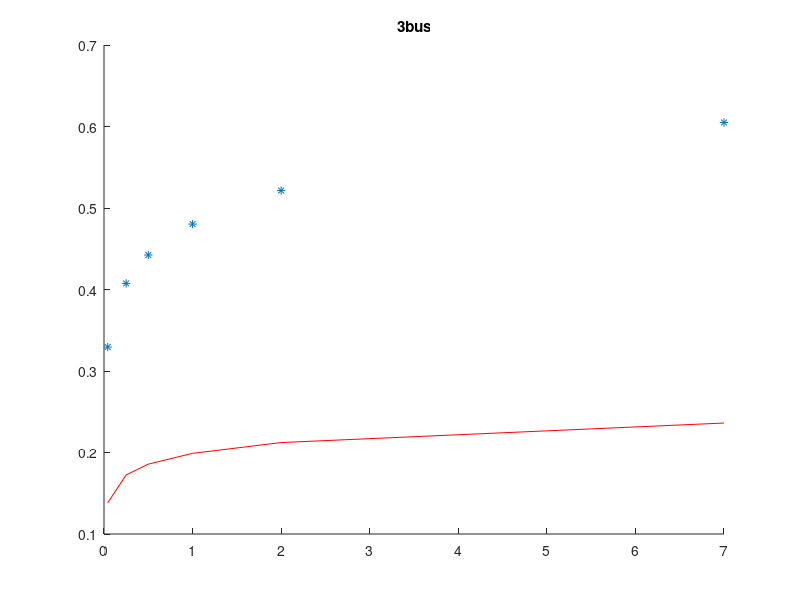
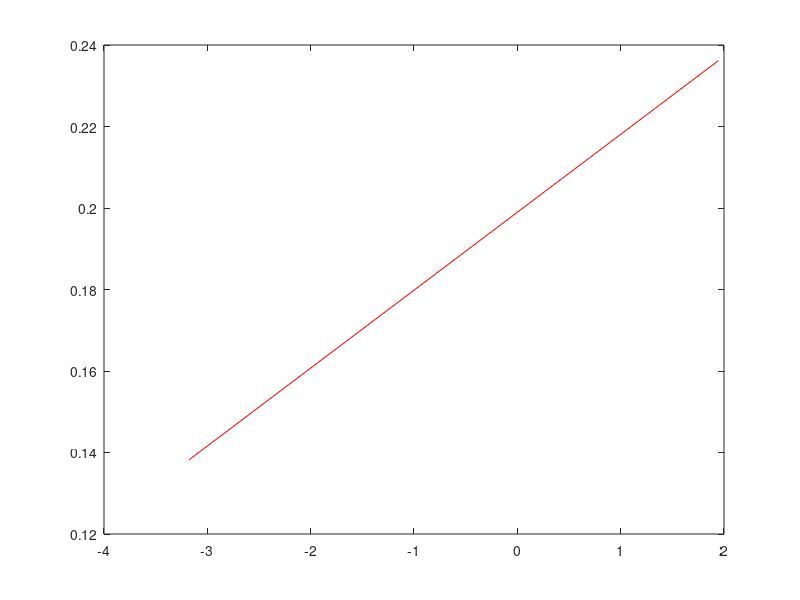
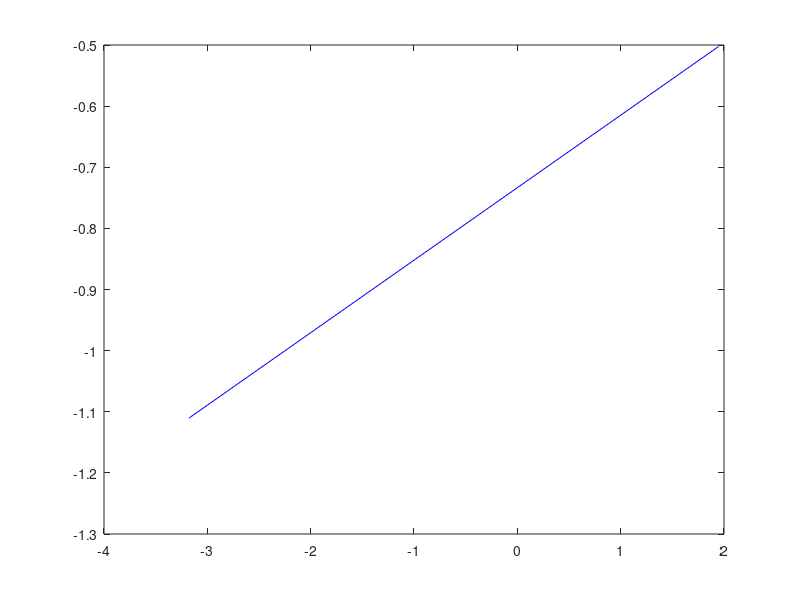
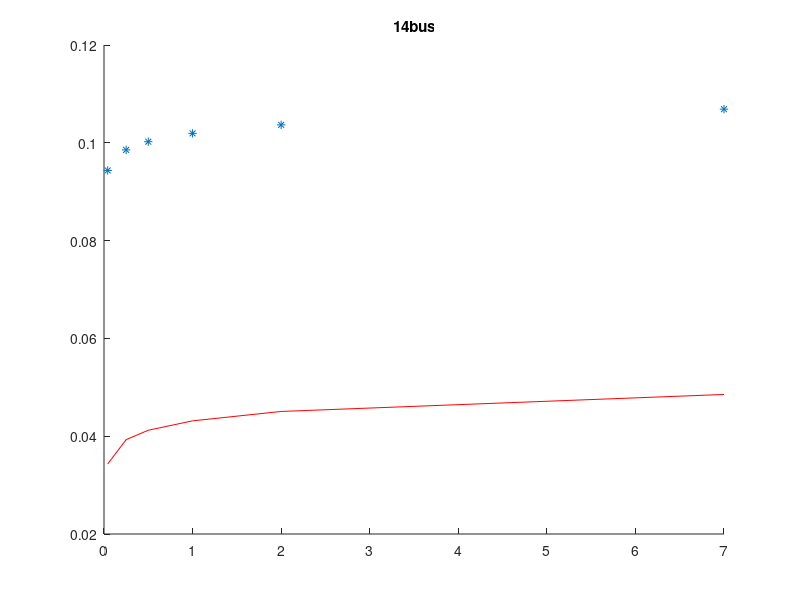

The MATLAB source for these figures, in order:
%8/31/2015
%Plots the ADD and FA for 3 bus and 14 bus systems


close all
clear all
clc


%%
%3bus

FA=[1/24 1/4 1/2 1 2 7]; %days till false alarm
FA_cusum=FA.*24*3600*15; %number of samples till false alarm, assuming 15 samples per second (every other point for iid)
A_cusum=log(FA_cusum./4.812)/0.9323; %from excel best fit
ADD_cusum=0.2674.*A_cusum-0.602; %from excel best fit
ADD_cusum=ADD_cusum./15;

% FA=[1/24 1/4 1/2 1 2 7];
FA_shewhart=FA.*24*3600*15;
A_shewhart=log(FA_shewhart./3.5263)/1.0901;

ADD_shewhart=1.5756*exp(0.1293*A_shewhart);
ADD_shewhart=ADD_shewhart./15;

figure
title('3bus')
hold on
plot(FA,ADD_cusum, 'r');
plot(FA,ADD_shewhart, '*');

figure

plot(log(FA),ADD_cusum, 'r');

figure
plot(log(FA),log(ADD_shewhart), 'b');



%%
%14bus
FA=[1/24 1/4 1/2 1 2 7];
FA_cusum=FA.*24*3600*15;
A_cusum=log(FA_cusum./0.7265)/0.9545; %from excel best fit
ADD_cusum=0.0397.*A_cusum+0.0484; %from excel best fit
ADD_cusum=ADD_cusum./15;

% FA=[1/24 1/4 1/2 1 2 7];
FA_shewhart=FA.*24*3600*15;
A_shewhart=log(FA_shewhart./1.0962)/1.0682;

ADD_shewhart=1.0879*exp(0.026*A_shewhart);
ADD_shewhart=ADD_shewhart./15;

figure
hold on
title('14bus')
plot(FA,ADD_cusum, 'r');
plot(FA,ADD_shewhart, '*');

figure

semilogx(FA,ADD_cusum, 'r');
set(gca,'XTick',FA);
set(gca,'XTickLabel',{});
set(gca,'XTickLabel',{'1/24','1/4','1/2','1','2','7'});
xl=xlabel('Mean Time to False Alarm [day]','fontsize',34,'fontname','times new roman');

figure
loglog(FA,ADD_shewhart, '*');
set(gca,'XTick',FA);
set(gca,'XTickLabel',{});
set(gca,'XTickLabel',{'1/24','1/4','1/2','1','2','7'});
xl=xlabel('Mean Time to False Alarm [day]','fontsize',34,'fontname','times new roman');
% ax = gca;
% ax.XTick = [1/24 1/4 1/2 1 2 7];
